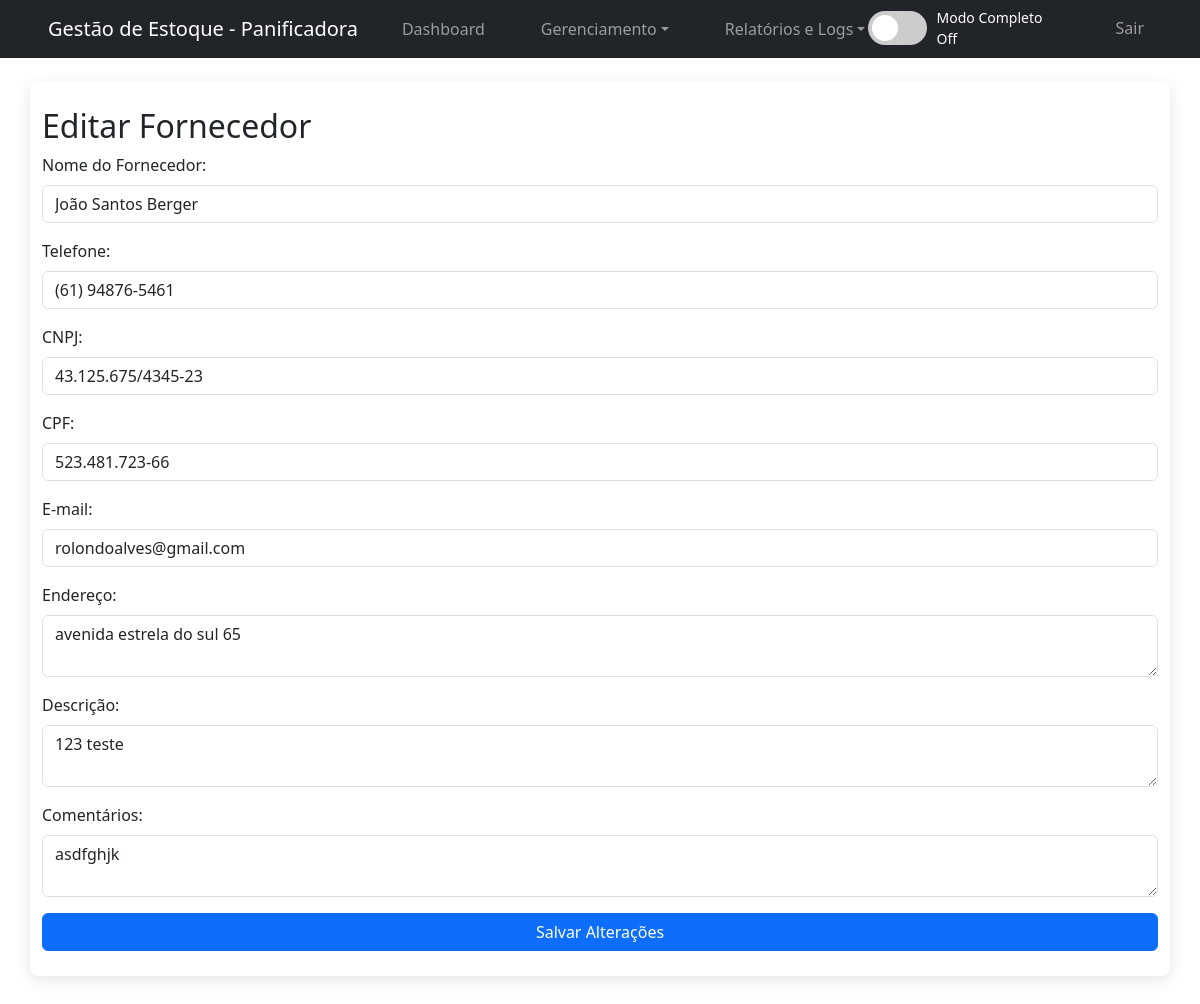
/editar_fornecedor.php?id=2 (signed in), run on the app's committed database.
### tables this page shows
CREATE TABLE `fornecedores` (
  `id` int(11) NOT NULL AUTO_INCREMENT,
  `nome` varchar(100) NOT NULL,
  `endereco` text DEFAULT NULL,
  `telefone` varchar(20) NOT NULL,
  `cnpj` varchar(18) DEFAULT NULL,
  `cpf` varchar(14) DEFAULT NULL,
  `email` varchar(100) DEFAULT NULL,
  `descrição` text DEFAULT NULL,
  `comentarios` text DEFAULT NULL,
  PRIMARY KEY (`id`)
);

### editar_fornecedor.php (the view, shortened to what this page needs)
<?php
require_once 'conexao.php';
$id = $_GET['id'];
$sql = "SELECT * FROM fornecedores WHERE id = ?";
$stmt = $conexao->prepare($sql);
$stmt->bind_param("i", $id);
$stmt->execute();
$resultado = $stmt->get_result();
$fornecedor = $resultado->fetch_assoc();
?>
<!DOCTYPE html>
<html lang="pt-BR">
<head>
    <link rel="stylesheet" href="style.css">
    <link href="https://cdn.jsdelivr.net/npm/bootstrap@5.3.3/dist/css/bootstrap.min.css" rel="stylesheet">
</head>
<body>
    <?php include 'navbar.php'; ?>
    <div class="container mt-4">
        <h2>Editar Fornecedor</h2>
        <form method="POST" action="gerenciar_fornecedores.php">
            <div class="mb-3">
                <label for="nome" class="form-label">Nome do Fornecedor:</label>
                <input type="text" class="form-control" name="nome" value="<?php echo htmlspecialchars($fornecedor['nome']); ?>" required>
            </div>
            <div class="mb-3">
                <label for="telefone" class="form-label">Telefone:</label>
                <input type="text" class="form-control" name="telefone" value="<?php echo htmlspecialchars($fornecedor['telefone'] ?? ''); ?>" required placeholder="Ex.: (11) 99999-9999">
            </div>
            <div class="mb-3">
                <label for="cnpj" class="form-label">CNPJ:</label>
                <input type="text" class="form-control" name="cnpj" value="<?php echo htmlspecialchars($fornecedor['cnpj'] ?? ''); ?>" placeholder="Ex.: 12.345.678/0001-99">
            </div>
            <div class="mb-3">
                <label for="cpf" class="form-label">CPF:</label>
                <input type="text" class="form-control" name="cpf" value="<?php echo htmlspecialchars($fornecedor['cpf'] ?? ''); ?>" placeholder="Ex.: 123.456.789-00">
            </div>
            <div class="mb-3">
                <label for="email" class="form-label">E-mail:</label>
                <input type="email" class="form-control" name="email" value="<?php echo htmlspecialchars($fornecedor['email'] ?? ''); ?>" placeholder="Ex.: fornecedor@exemplo.com">
            </div>
            <div class="mb-3">
                <label for="endereco" class="form-label">Endereço:</label>
                <textarea class="form-control" name="endereco"><?php echo htmlspecialchars($fornecedor['endereco'] ?? ''); ?></textarea>
            </div>
            <div class="mb-3">
                <label for="descrição" class="form-label">Descrição:</label>
                <textarea class="form-control" name="descrição" placeholder="Ex.: Produtos fornecidos"><?php echo htmlspecialchars($fornecedor['descrição'] ?? ''); ?></textarea>
            </div>
            <div class="mb-3">
                <label for="comentarios" class="form-label">Comentários:</label>
                <textarea class="form-control" name="comentarios" placeholder="Ex.: Observações sobre o fornecedor"><?php echo htmlspecialchars($fornecedor['comentarios'] ?? ''); ?></textarea>
            </div>
            <button type="submit" class="btn btn-primary">Salvar Alterações</button>
        </form>
    </div>
</body>
</html>

### style.css (style rules this page uses)
* { margin: 0; padding: 0; box-sizing: border-box; }
body { font-family: 'Segoe UI', Arial, sans-serif; background-color: #f5f6fa; color: #333; line-height: 1.6; }
.container { width: 70%; max-width: 900px; margin: 40px auto; background-color: white; padding: 25px; box-shadow: 0 4px 15px rgba(0,0,0,0.1); border-radius: 8px; }
h2 { color: #2c3e50; margin-bottom: 20px; font-size: 24px; }
input, select, textarea, button { width: 100%; padding: 12px; margin: 10px 0; border-radius: 5px; border: 1px solid #ddd; font-size: 15px; transition: border-color 0.3s ease; }
textarea { resize: vertical; min-height: 120px; }
button { background-color: #e74c3c; color: white; cursor: pointer; font-weight: bold; transition: background-color 0.3s ease, transform 0.2s ease; }
.btn { display: inline-block; padding: 8px 12px; text-decoration: none; border-radius: 4px; font-size: 14px; transition: background-color 0.3s ease, transform 0.2s ease; }

### data on the page
fornecedores: nome "João Santos Berger", telefone "(61) 94876-5461", cnpj "43.125.675/4345-23", cpf "523.481.723-66", email "rolondoalves@gmail.com", endereco "avenida estrela do sul 65", descrição "123 teste", comentarios "asdfghjk"

### other printed values
$title "Gestão de Estoque - Panificadora"
